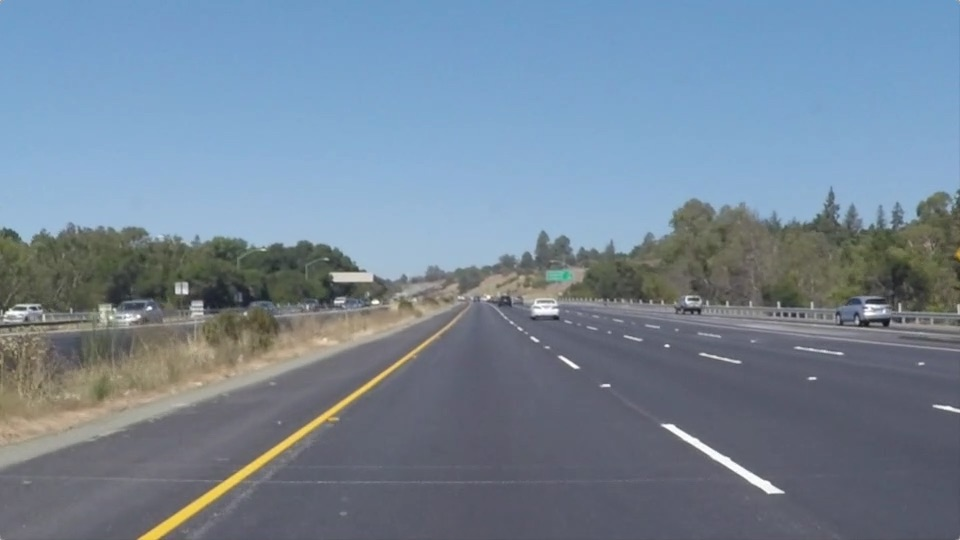
#> input picture automatic_aiming/automatic_aiming/py/lane.jpg, 960 x 540 px, found by its file name
$ python road_lane.py
#> lines starting #> are read from the running program, lines starting #| are printed output that depends on the picture; after the words box and inside, x2 and y2 are one past the last pixel; in counts of white or black regions, pixels touching at a corner belong together
import cv2
import numpy as np

# 高斯滤波核大小
blur_ksize = 5
# Canny 边缘检测高低阈值
canny_lth = 50
canny_hth = 150
# 霍夫变换参数
rho = 1
theta = np.pi / 180
threshold = 15
min_line_len = 40
max_line_gap = 20

def process_an_image(img):
    # 1. 灰度化、滤波和 Canny
    gray = cv2.cvtColor(img, cv2.COLOR_RGB2GRAY)
    blur_gray = cv2.GaussianBlur(gray, (blur_ksize, blur_ksize), 1)
    edges = cv2.Canny(blur_gray, canny_lth, canny_hth)
    # 2. 标记四个坐标点用于 ROI 截取
    rows, cols = edges.shape
    points = np.array([[(0, rows), (460, 325), (520, 325), (cols, rows)]])
    # [[[0 540], [460 325], [520 325], [960 540]]]
    roi_edges = roi_mask(edges, points)
    # debug
    cv2.imshow("roi_edges", roi_edges)
    cv2.waitKey(0)
    # 3. 霍夫直线提取
    drawing, lines = hough_lines(roi_edges, rho, theta, threshold, min_line_len, max_line_gap)
    # 4. 车道拟合计算
    draw_lanes(drawing, lines)

    # 5. 最终将结果合在原图上
    result = cv2.addWeighted(img, 0.9, drawing, 0.2, 0)

    return result
def hough_lines(img, rho, theta, threshold, min_line_len, max_line_gap):
    # 统计概率霍夫直线变换
    lines = cv2.HoughLinesP(img, rho, theta, threshold, minLineLength=min_line_len, maxLineGap=max_line_gap)

    # 新建一副空白画布
    drawing = np.zeros((img.shape[0], img.shape[1], 3), dtype=np.uint8)
    # draw_lines(drawing, lines)     # 画出直线检测结果

    return drawing, lines

def draw_lanes(img, lines, color=[255, 0, 0], thickness=8):
    # a. 划分左右车道
    left_lines, right_lines = [], []
    for line in lines:
        for x1, y1, x2, y2 in line:
            k = (y2 - y1) / (x2 - x1)
            if k < 0:
                left_lines.append(line)
            else:
                right_lines.append(line)

    if (len(left_lines) <= 0 or len(right_lines) <= 0):
        return

    # b. 清理异常数据
    clean_lines(left_lines, 0.1)
    clean_lines(right_lines, 0.1)

    # c. 得到左右车道线点的集合，拟合直线
    left_points = [(x1, y1) for line in left_lines for x1, y1, x2, y2 in line]
    left_points = left_points + [(x2, y2) for line in left_lines for x1, y1, x2, y2 in line]
    right_points = [(x1, y1) for line in right_lines for x1, y1, x2, y2 in line]
    right_points = right_points + [(x2, y2) for line in right_lines for x1, y1, x2, y2 in line]

    left_results = least_squares_fit(left_points, 325, img.shape[0])
    right_results = least_squares_fit(right_points, 325, img.shape[0])

    # 注意这里点的顺序
    vtxs = np.array([[left_results[1], left_results[0], right_results[0], right_results[1]]])
    # d. 填充车道区域
    cv2.fillPoly(img, vtxs, (0, 255, 0))

    # 或者只画车道线
    cv2.line(img, left_results[0], left_results[1], (0, 255, 0), thickness)
    cv2.line(img, right_results[0], right_results[1], (0, 255, 0), thickness)

def clean_lines(lines, threshold):
    # 迭代计算斜率均值，排除掉与差值差异较大的数据
    slope = [(y2 - y1) / (x2 - x1) for line in lines for x1, y1, x2, y2 in line]
    while len(lines) > 0:
        mean = np.mean(slope)
        diff = [abs(s - mean) for s in slope]
        idx = np.argmax(diff)
        if diff[idx] > threshold:
            slope.pop(idx)
            lines.pop(idx)
        else:
            break

def least_squares_fit(point_list, ymin, ymax):
    # 最小二乘法拟合
    x = [p[0] for p in point_list]
    y = [p[1] for p in point_list]

    # polyfit 第三个参数为拟合多项式的阶数，所以 1 代表线性
    fit = np.polyfit(y, x, 1)
    fit_fn = np.poly1d(fit)  # 获取拟合的结果

    xmin = int(fit_fn(ymin))
    xmax = int(fit_fn(ymax))

    return [(xmin, ymin), (xmax, ymax)]

def roi_mask(img, corner_points):
    # 创建掩膜
    mask = np.zeros_like(img)
    cv2.fillPoly(mask, corner_points, 255)
    # debug
    cv2.imshow("roi_mask", mask)
    cv2.waitKey(0)

    masked_img = cv2.bitwise_and(img, mask)
    return masked_img

if __name__ == "__main__":
    img = cv2.imread('opencv_demo/opencv_demo/py/lane.jpg')
#> img is the input picture: shape (540, 960, 3); mean B, G, R 150.8, 133.6, 116.5
    cv2.imshow("original lane", img)
    cv2.waitKey(0)
    result = process_an_image(img)
#> in process_an_image, `gray = cv2.cvtColor(img, cv2.COLOR_RGB2GRAY)`:
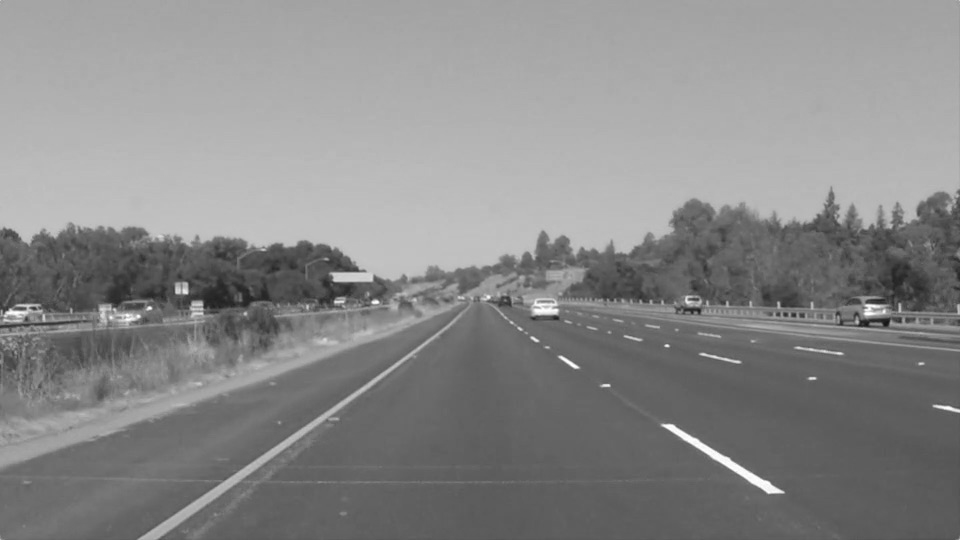
#> gray: shape (540, 960); min 20, max 255, mean 136.8
#> in process_an_image, `edges = cv2.Canny(blur_gray, canny_lth, canny_hth)`:
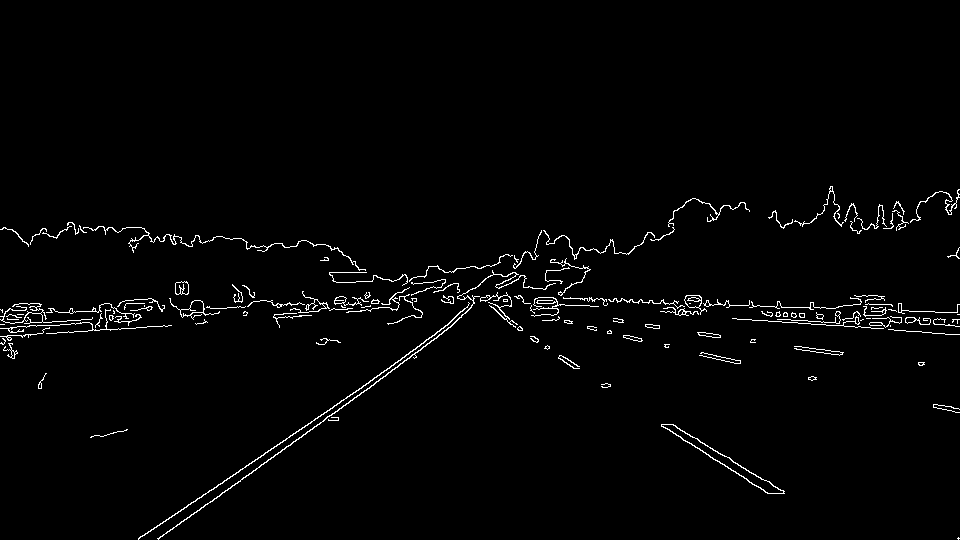
#> edges: shape (540, 960); 1.8% white in thin lines or dots, all inside (x1, y1, x2, y2) = (0, 186, 960, 540)
#> in roi_mask, `cv2.fillPoly(mask, corner_points, 255)`:
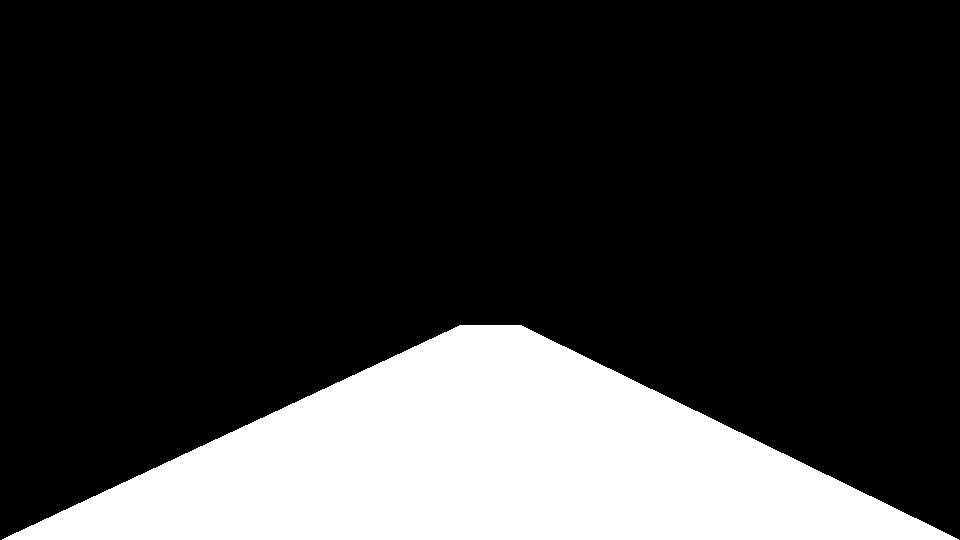
#> mask: shape (540, 960); 21.2% white; 1 white region, box (x1, y1, x2, y2) and area: (2, 325, 959, 540) 109669
#> in roi_mask, `masked_img = cv2.bitwise_and(img, mask)`:
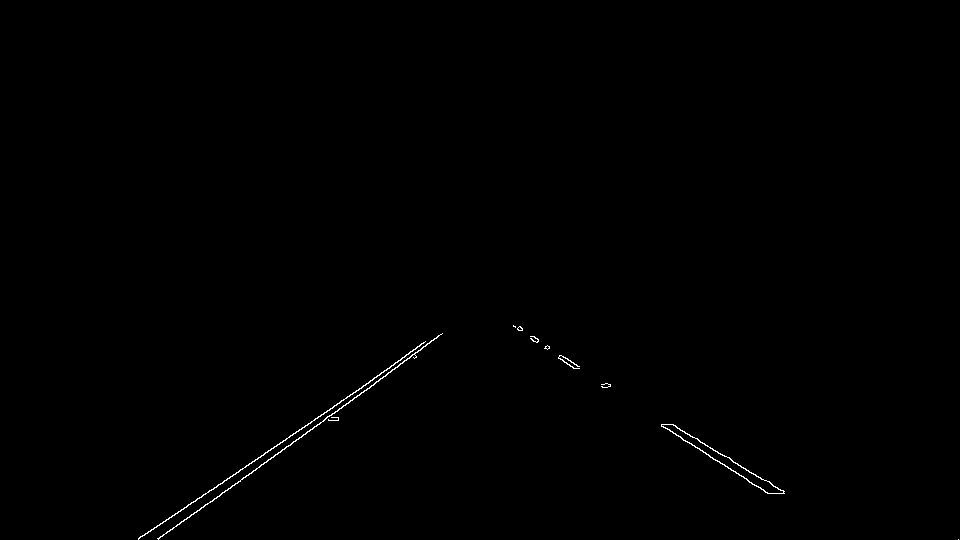
#> masked_img: shape (540, 960); 0.29% white in thin lines or dots, all inside (x1, y1, x2, y2) = (138, 325, 959, 540)
#> in hough_lines, `lines = cv2.HoughLinesP(img, rho, theta, threshold, minLineLength=min_..`: lines = 15 rows, first 6: [199, 510, 437, 337], [138, 538, 372, 380], [689, 442, 754, 485], [671, 424, 783, 491], [158, 539, 442, 333], [315, 418, 400, 360]
#> in process_an_image, `drawing, lines = hough_lines(roi_edges, rho, theta, threshold, min_lin..`: drawing: shape (540, 960, 3); every value is 0
#> the loop in draw_lanes, `for line in lines:` made 15 passes
#> line on passes 1 to 12: [[199, 510, 437, 337]], [[138, 538, 372, 380]], [[689, 442, 754, 485]], [[671, 424, 783, 491]], [[158, 539, 442, 333]], [[315, 418, 400, 360]], [[518, 327, 579, 366]], [[513, 326, 574, 368]], [[513, 325, 578, 368]], [[158, 538, 205, 504]], [[667, 428, 720, 463]], [[138, 539, 332, 408]]
#> after the loop in draw_lanes, `for line in lines:`: left_lines = [[[199, 510, 437, 337]], [[138, 538, 372, 380]], [[158, 539, 442, 333]], [[315, 418, 400, 360]], [[158, 538, 205, 504]], [[138, 539, 332, 408]]]; right_lines = [[[689, 442, 754, 485]], [[671, 424, 783, 491]], [[518, 327, 579, 366]], [[513, 326, 574, 368]], [[513, 325, 578, 368]], [[667, 428, 720, 463]], [[519, 326, 576, 364]], [[670, 424, 784, 493]], [[514, 326, 579, 368]]]
#> in clean_lines, `slope = [(y2 - y1) / (x2 - x1) for line in lines for x1, y1, x2, y2 in..`: slope = [-0.727, -0.675, -0.725, -0.682, -0.723, -0.675]
#> the loop in clean_lines, `while len(lines) > 0:` made 1 pass
#> (mean, diff, idx) on pass 1: (-0.701, [0.0255, 0.0262, 0.0239, 0.0191, 0.022, 0.0262], 1)
#> after the loop in clean_lines, `while len(lines) > 0:`: lines has the same summary as left_lines in draw_lanes
#> the loop in clean_lines (call 2), `while len(lines) > 0:` made 1 pass
#> (mean, idx) on pass 1: (0.648, 1)
#> in draw_lanes, `left_points = [(x1, y1) for line in left_lines for x1, y1, x2, y2 in l..`: left_points = [(199, 510), (138, 538), (158, 539), (315, 418), (158, 538), (138, 539)]
#> in draw_lanes, `left_points = left_points + [(x2, y2) for line in left_lines for x1, y..`: left_points = [(199, 510), (138, 538), (158, 539), (315, 418), (158, 538), (138, 539), (437, 337), (372, 380), (442, 333), (400, 360), (205, 504), (332, 408)]
#> in draw_lanes, `right_points = [(x1, y1) for line in right_lines for x1, y1, x2, y2 in..`: right_points = [(689, 442), (671, 424), (518, 327), (513, 326), (513, 325), (667, 428), (519, 326), (670, 424), (514, 326)]
#> in draw_lanes, `right_points = right_points + [(x2, y2) for line in right_lines for x1..`: right_points = [(689, 442), (671, 424), (518, 327), (513, 326), (513, 325), (667, 428), (519, 326), (670, 424), (514, 326), (754, 485), (783, 491), (579, 366), (574, 368), (578, 368), (720, 463), (576, 364), (784, 493), (579, 368)]
#> in least_squares_fit, `x = [p[0] for p in point_list]`: x = [199, 138, 158, 315, 158, 138, 437, 372, 442, 400, 205, 332]
#> in least_squares_fit, `y = [p[1] for p in point_list]`: y = [510, 538, 539, 418, 538, 539, 337, 380, 333, 360, 504, 408]
#> in least_squares_fit, `fit = np.polyfit(y, x, 1)`: fit = [-1.41, 909.1]
#> in least_squares_fit, `xmin = int(fit_fn(ymin))`: xmin = 451
#> in least_squares_fit, `xmax = int(fit_fn(ymax))`: xmax = 148
#> in draw_lanes, `left_results = least_squares_fit(left_points, 325, img.shape[0])`: left_results = [(451, 325), (148, 540)]
#> in draw_lanes, `right_results = least_squares_fit(right_points, 325, img.shape[0])`: right_results = [(512, 325), (848, 540)]
#> in draw_lanes, `vtxs = np.array([[left_results[1], left_results[0], right_results[0], ..`: vtxs = [[148, 540], [451, 325], [512, 325], [848, 540]]
#> in draw_lanes, `cv2.line(img, right_results[0], right_results[1], (0, 255, 0), thickne..`:
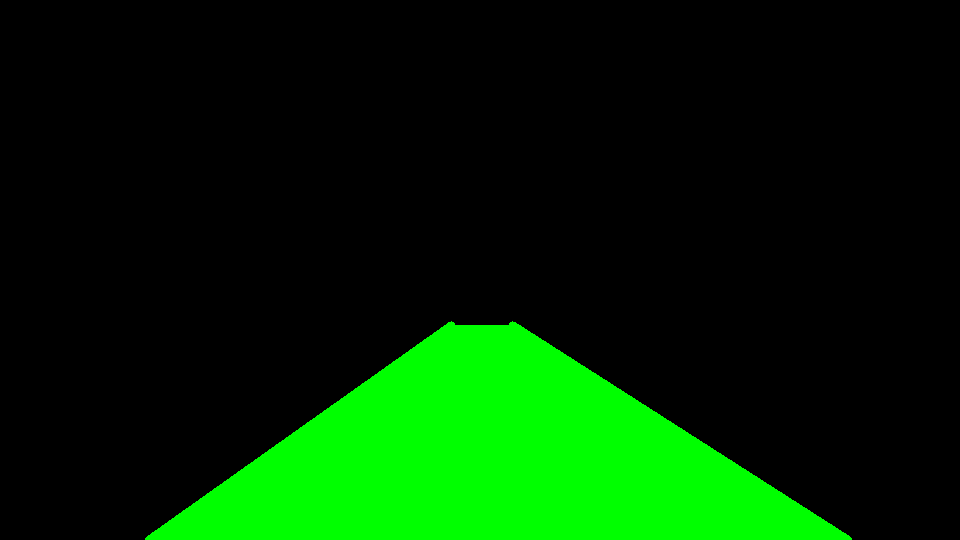
#> img: shape (540, 960, 3); mean of channels 0, 1, 2 0, 41.7, 0; drawn as B, G, R
#> in process_an_image, `result = cv2.addWeighted(img, 0.9, drawing, 0.2, 0)`:
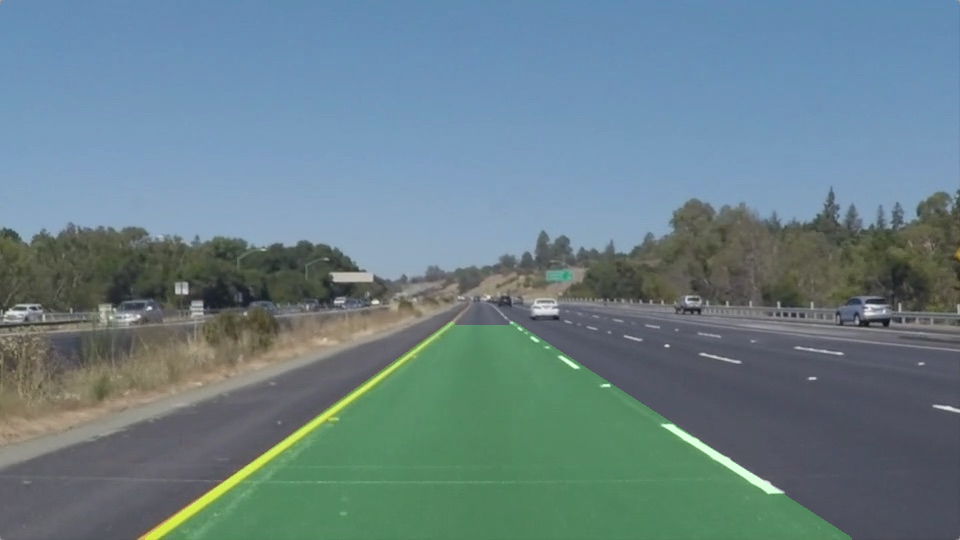
#> result: shape (540, 960, 3); mean B, G, R 135.7, 128.6, 104.8
    cv2.imshow("lane", np.hstack((img, result)))
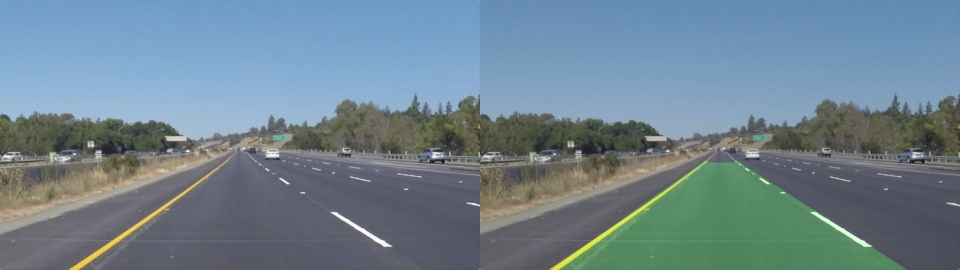
#> window 'lane': shape (540, 1920, 3) (shown at 1/2 size); mean B, G, R 143.2, 131.1, 110.7
    cv2.waitKey(0)
